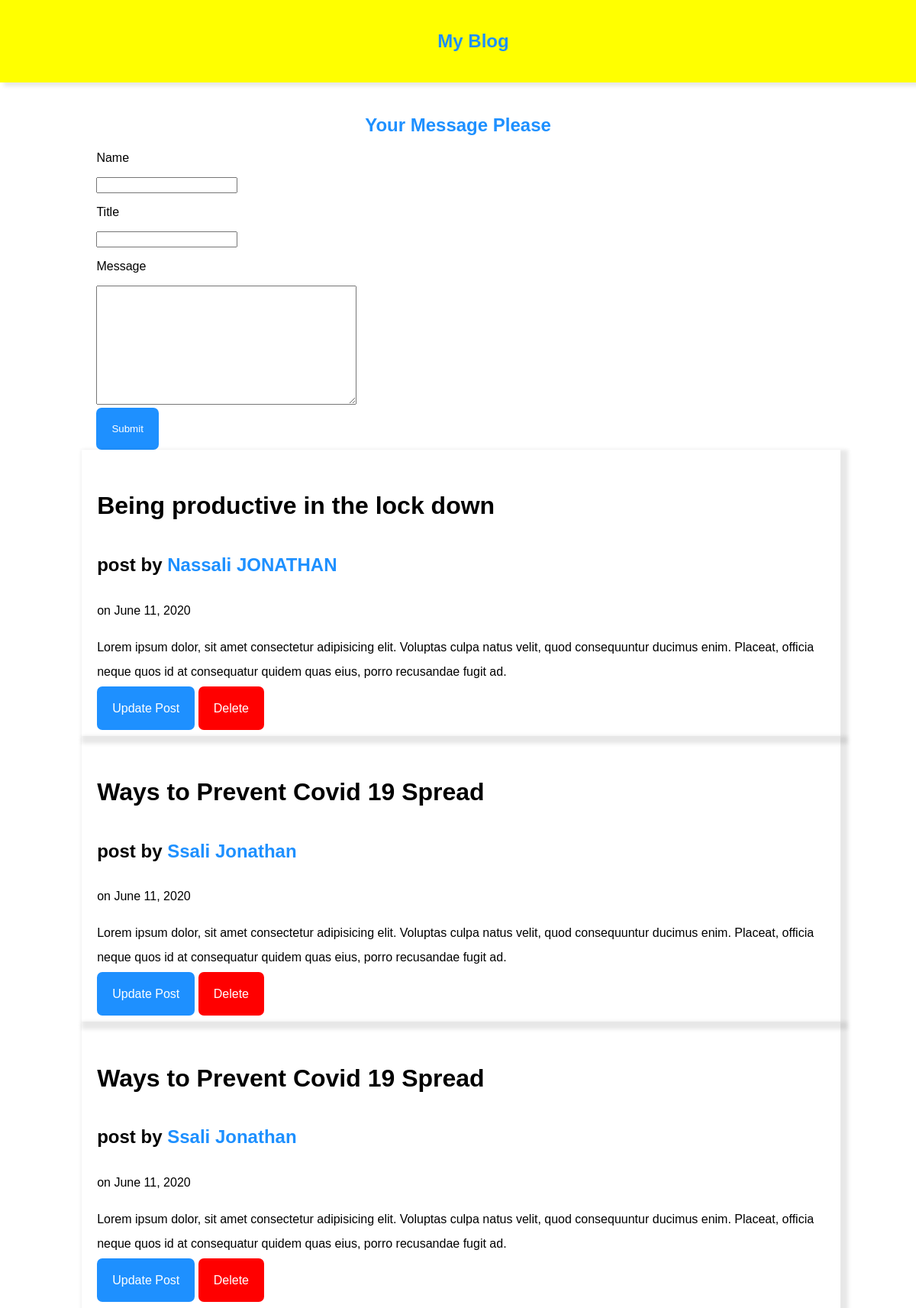
The page / on the database its author committed.
### blog/models.py (models this page shows, shortened)
class Post(models.Model):
    name=models.CharField(max_length=25)
    title=models.CharField(max_length=40)
    message=models.TextField()
    date_created=models.DateField(auto_now=True)

### blog/views.py (the view)
# urls.py: path('',views.index,name='blog'),
def index(request):
    posts=Post.objects.all().order_by('-id')
    form=MessageForm()
    if request.method == 'POST':
        form=MessageForm(request.POST)
        if form.is_valid():
            form.save()
            return redirect('/')
    context={
        'title':"Home Page",
        'form':form,
        'posts':posts
    }
    return render(request,'blog/index.html',context)

### blog/forms.py
class MessageForm(forms.ModelForm):
    class Meta:
        model=Post
        fields=['name','title','message']

### blog/templates/blog/index.html (shortened to what this page needs)
{% load static %}
<!DOCTYPE html>
<html lang="en">
  <head>
    <link rel="stylesheet" href="{% static 'blog/main.css' %}" />
  </head>
  <body>
    <header>
      <h2 class="text-center logo">My Blog</h2>
    </header>
    <div class="form">
      <h2 class="text-center">Your Message Please</h2>
      <form action="" method="post">
        {% for f in form %}
          <p>{{f.label}}</p>
          {{f}}
        {% endfor %}
        <br>
        <input type="submit" value="Submit" class="mybtn" />
      </form>
    </div>
    <div class="messages">
      {% for post in posts %}
        <div class="post">
          <h1>{{post.title}}</h1>
          <h2>post by <span class="author">{{post.name}}</span></h1> on {{post.date_created}}
          <br>
          <p class="post-content">{{post.message}}</p>
          <a href="" class="mybtn">Update Post</a>
          <a href="" class="danger-btn">Delete</a>
        </div>
      {% endfor %}
    </div>
  </body>
</html>

### blog/static/blog/main.css (style rules this page uses)
* { font-family: Arial, Helvetica, sans-serif; }
a { text-decoration: none; }
header { box-shadow: 5px 5px 5px rgba(0, 0, 0, 0.096); padding: 20px; width: 100%; position: fixed; top: 0; background-color: yellow; left: 0; opacity: 100%; z-index: 1; }
.form { width: 80%; margin: auto; margin-top: 150px; }
.mybtn { padding: 20px; background-color: dodgerblue; color: white; border: none; border-radius: 7px; }
.text-center { text-align: center; color: dodgerblue; }
.messages { position: absolute; }
.post { padding: 20px; color: black; line-height: 2; box-shadow: 5px 5px 5px 5px rgba(0, 0, 0, 0.096); width: 80%; margin: auto; }
.author { color: dodgerblue; }
.danger-btn { padding: 20px; background-color: red; color: white; border: none; border-radius: 7px; }

### rows shown on the page
Post: title "Being productive in the lock down", name "Nassali JONATHAN", date_created "June 11, 2020", message "Lorem ipsum dolor, sit amet consectetur adipisicing elit. Voluptas culpa natus velit, quod consequuntur ducimus enim. Placeat, officia neque quos id at consequatur quidem quas eius, porro recusandae fugit ad."
Post: title "Ways to Prevent Covid 19 Spread", name "Ssali Jonathan", date_created "June 11, 2020", message "Lorem ipsum dolor, sit amet consectetur adipisicing elit. Voluptas culpa natus velit, quod consequuntur ducimus enim. Placeat, officia neque quos id at consequatur quidem quas eius, porro recusandae fugit ad."
Post: title "Ways to Prevent Covid 19 Spread", name "Ssali Jonathan", date_created "June 11, 2020", message "Lorem ipsum dolor, sit amet consectetur adipisicing elit. Voluptas culpa natus velit, quod consequuntur ducimus enim. Placeat, officia neque quos id at consequatur quidem quas eius, porro recusandae fugit ad."

### other values the page prints
{{ f.label }} "Name" "Title" "Message"
